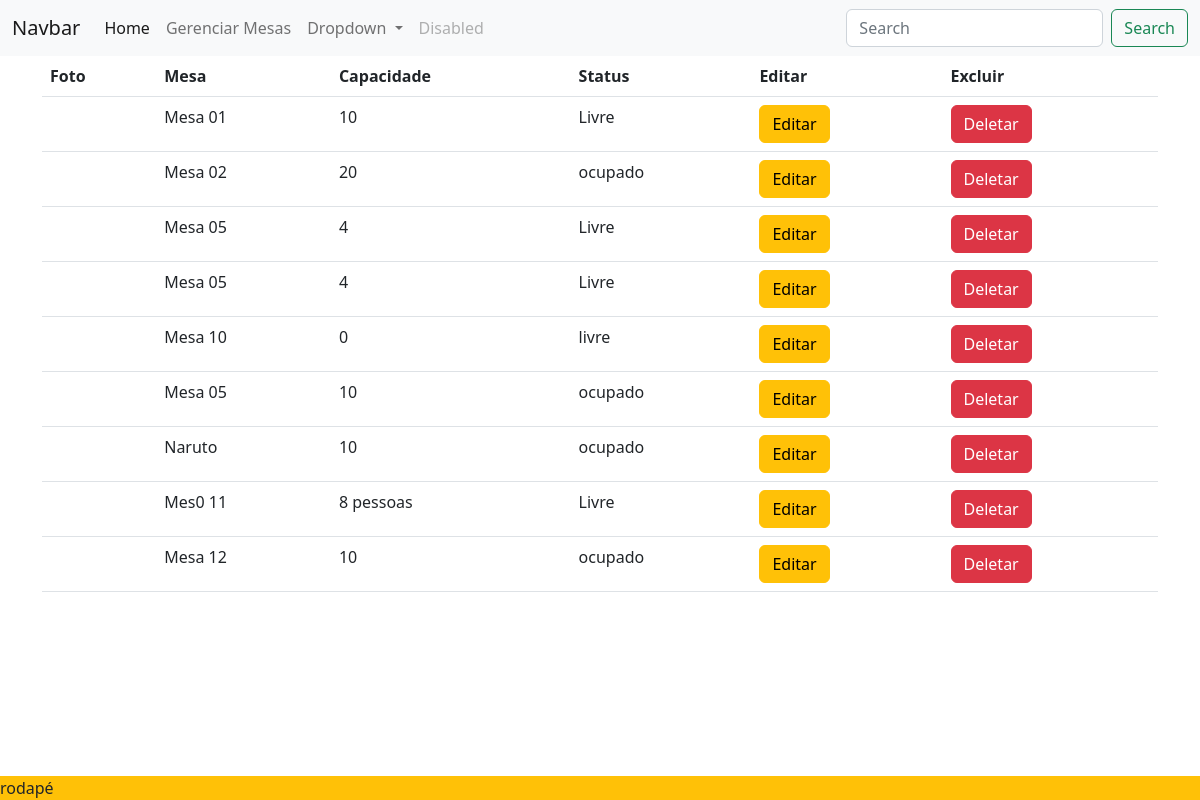
The page /mesas/ on the database as committed earlier.
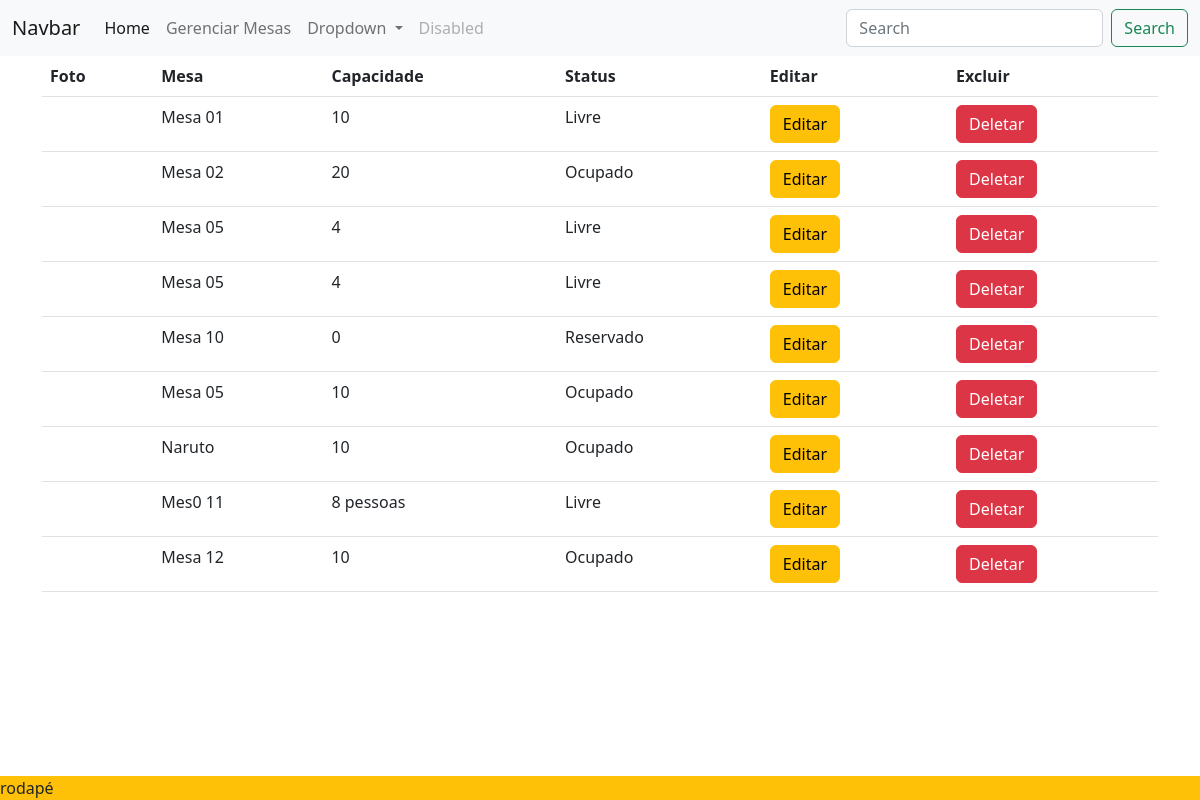
The same page on the database as committed later.
### restauranteapp/models.py (models this page shows, shortened)
class Mesa(models.Model):
    nome = models.CharField(max_length=200)
    capacidade = models.CharField(max_length=200)
    status = models.CharField(max_length=30)
    foto = models.ImageField(blank=True, null=True)
    def foto_url(self):
        if self.foto and hasattr(self.foto,'url'):
            return self.foto.url
        else:
            print('sem foto')

### restauranteapp/views.py (the view)
# urls.py: path('mesas/', mesas,name='mesas'),
def mesas(request):
    mesas = Mesa.objects.all()
    return render(request,"restaurante/mostrar_mesa.html",{'mesas':mesas})

### restauranteapp/templates/restaurante/mostrar_mesa.html
{% extends "restaurante/base.html" %}
{% block content %}
    <div  class="container">
<table class="table">
<thead>
<tr>
    <th>Foto</th>
    <th>Mesa</th>
    <th>Capacidade</th>
    <th>Status</th>
    <th>Editar</th>
    <th>Excluir</th>
</tr>
</thead>
<tbody>
{% for mesa in mesas %}
<tr>
    <td><img src="{{ mesa.foto_url }}" alt=""></td>
    <td>{{ mesa.nome }}</td>
    <td>{{ mesa.capacidade }}</td>
    <td>{{ mesa.status }}</td>
    <td><a href="{% url 'editar_mesa' mesa.id %}" class="btn btn-warning">Editar</a></td>
    <td><a href="{% url 'deletar' mesa.id %}" class="btn btn-danger">Deletar</a></td>
</tr>
{% endfor %}
</tbody>
</table>
    </div>
{% endblock content %}

Rows that differ between the two databases and show on the page:
changed Mesa "Mesa 02": status "ocupado" → "Ocupado"
changed Mesa "Mesa 10": status "livre" → "Reservado"
changed Mesa (number 6 of 9 on the later page): status "ocupado" → "Ocupado"
changed Mesa "Naruto": status "ocupado" → "Ocupado"
changed Mesa "Mesa 12": status "ocupado" → "Ocupado"
